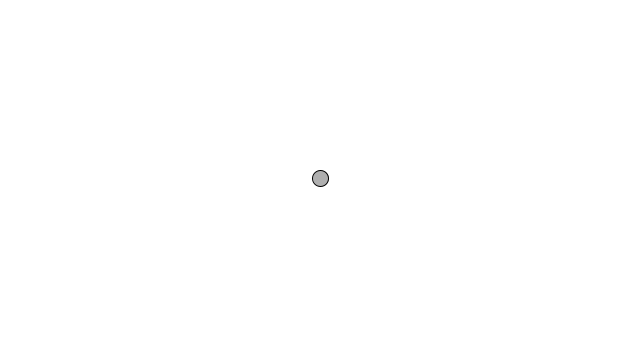
Frame 1 (no input)
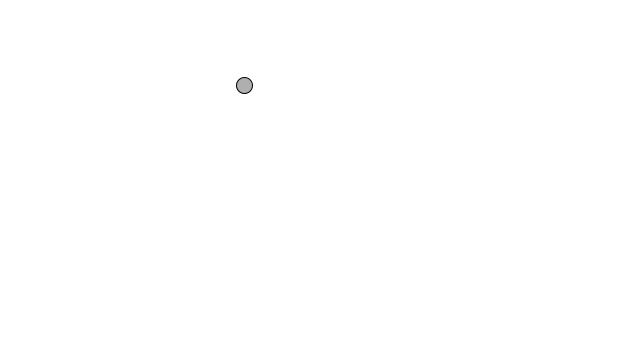
Frame 60 (the mouse pressed at the canvas centre just before this capture)
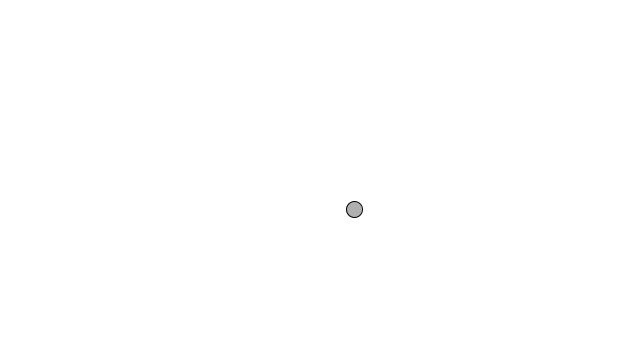
Frame 120 (the mouse held since frame 60 and released just before this capture)

The Processing sketch that drew these frames (run headless with seeded random() and noise(); from frame 60 on, the mouse is pressed at the canvas centre):

// Processing sketch: motion101_acceleration2
// ── motion101_acceleration2.pde
Mover mover;

void setup() {
  size(640,360);
  smooth();
  background(255);
  mover = new Mover(); 
}

void draw() {
  background(255);
  
  mover.update();
  mover.checkEdges();
  mover.display(); 
}


// ── Mover.pde
class Mover {

  PVector location;
  PVector velocity;
  PVector acceleration;
  float topspeed;

  Mover() {
    location = new PVector(width/2, height/2);
    velocity = new PVector(0, 0);
    topspeed = 6;
  }

  void update() {

    acceleration = new PVector(random(-1, 1), random(-1, 1));
    acceleration.normalize();
    acceleration.mult(random(2));

    velocity.add(acceleration);
    velocity.limit(topspeed);
    location.add(velocity);
  }

  void display() {
    stroke(0);
    fill(175);
    ellipse(location.x, location.y, 16, 16);
  }

  void checkEdges() {

    if (location.x > width) {
      location.x = 0;
    } 
    else if (location.x < 0) {
      location.x = width;
    }

    if (location.y > height) {
      location.y = 0;
    } 
    else if (location.y < 0) {
      location.y = height;
    }
  }
}
